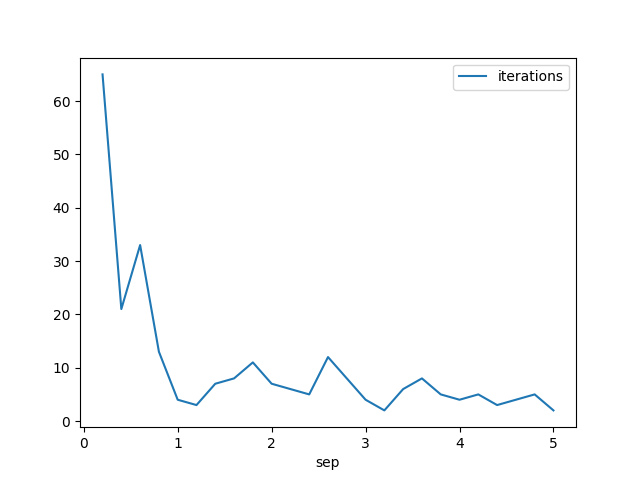

Reproduce this figure in Python.
import random, sys
from pandas import DataFrame
import matplotlib.pyplot as plt
import matplotlib.patches as mpatches
import numpy as np

def dot(x, y):
    sum = 0
    for i in range(len(x)):
        sum += x[i] * y[i]
    return sum

def slope(w):
    return -w[1] / w[2]

def intercept(w):
    return -w[0] / w[2]

def generate_data(count, thk, rad, sep):

    def classify(x, y):
        if abs(y) < sep / 2:
            return 0
        sign = 1 if y > 0 else -1
        y -= sign * (sep / 2)
        x += sign * (rad + thk / 2) / 2
        r2 = x ** 2 + y ** 2
        if r2 < rad ** 2 or r2 > (rad + thk) ** 2:
            return 0
        return -sign

    data = []
    x_span = rad * 3 + thk * 5 / 2
    y_span = (rad + thk) * 2 + sep
    ctr = 0
    while ctr < count:
        x = random.uniform(-x_span / 2, x_span / 2)
        y = random.uniform(-y_span / 2, y_span / 2)
        val = classify(x, y)
        if val != 0:
            data.append(((1, x, y), val))
            ctr += 1
    return data

def perceptron(data):
    w = [0, 0, 0]
    t = 0
    while True:
        ctr = 0
        for datum in data:
            product = dot(datum[0], w)
            if product * datum[1] <= 0:
                for i in range(len(w)):
                    w[i] += datum[0][i] * datum[1]
                ctr += 1
                t += 1
        if ctr == 0:
            break
    return (w, t)

if __name__ == '__main__':
    fields = {
        'sep': [],
        'iterations': []
    }
    for i in range(1, 26):
        sep = i / 5
        data = generate_data(2000, 5, 10, sep)
        fields['sep'].append(sep)
        fields['iterations'].append(perceptron(data)[1])

    print(fields)
    df = DataFrame(fields, columns = ['sep', 'iterations'])
    df.plot(x = 'sep', y = 'iterations', kind = 'line')
    plt.show()
